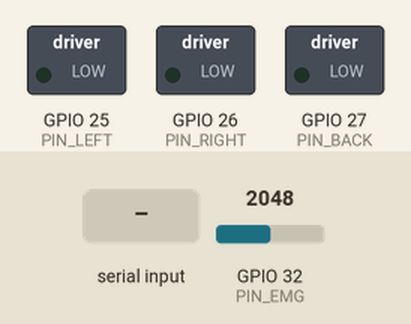
Bench run of a sketch on a simulated ESP32. Shown: switched loads named in the sketch (green lamp = pin HIGH). Inputs (shaded band) come from the test bench; at power-on: GPIO 32 (PIN_EMG) = 2048 (analog values on the 0–4095 scale). WiFi joins after 1.5 s; servers stay silent unless stated; what the sketch prints to the serial monitor is not drawn.

Above: at 1.58 s.
At 2.7 s:
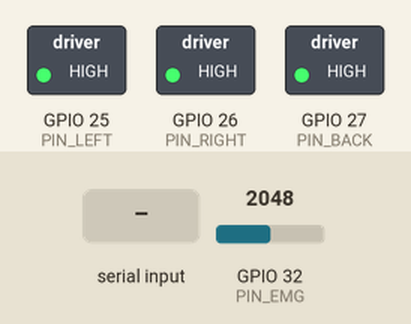
2.8 s: "S" received over Serial
Timing chart, 0 to 5.8 s (numbered marks = the images above; inputs shaded):
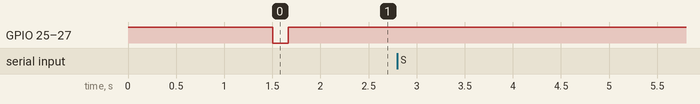

The sketch:

rex_esp32.ino
```cpp
// Rex: one ESP32 (T-Display) for the EMG armband AND the haptic vest.
//
// Wiring (see the wiring diagram):
//   MyoWare 2.0  VIN -> 3V   GND -> GND   ENV -> GPIO 32   (RECT and RAW unused)
//   Relay board  IN1 -> GPIO 25 (left)   IN2 -> GPIO 26 (right)   IN3 -> GPIO 27 (back)
//                GND -> GND   VCC -> 5V   (motor battery stays separate)
//
// Network (UDP, both directions on the same Wi-Fi):
//   ESP32 -> game  port 5005  text "0.000" .. "1.000"  raw muscle level, about 50 per second
//                             (the game does the relax / flex calibration)
//   game  -> ESP32 port 5006  text "L,200" / "R,200" / "F,200"  side + strength 0..255
//                             L = left motor, R = right motor, F (hit from the front) = all three
//
// Arduino IDE: board "ESP32 Dev Module" (or the LilyGO T-Display entry), no extra libraries needed.
// Open Serial Monitor at 115200 to see the IP address and every hit.

#include <WiFi.h>
#include <WiFiUdp.h>

// ---------------------------------------------------------------- settings
const char* WIFI_NAME     = "zh";   // <- Halar's hotspot name (2.4 GHz)
const char* WIFI_PASSWORD = "halar2008";     // <- its password

const int  PIN_EMG   = 32;
const int  PIN_LEFT  = 25;
const int  PIN_RIGHT = 26;
const int  PIN_BACK  = 27;

// Most cheap relay boards switch ON when the input pin goes LOW. If the motors buzz
// at power-up and stop when hit, change this to false.
const bool RELAY_ACTIVE_LOW = true;

// Relays are on/off only, so a stronger hit = a longer buzz.
const int  BUZZ_MIN_MS = 120;   // weakest hit
const int  BUZZ_MAX_MS = 400;   // strongest hit

const int  PORT_EMG  = 5005;
const int  PORT_VEST = 5006;
const int  EMG_SEND_EVERY_MS = 20;   // 50 Hz
// ----------------------------------------------------------------

WiFiUDP udpVest;   // listens for hits
WiFiUDP udpEmg;    // sends the muscle level
IPAddress gameIp;  // learned from the game's packets (it pings once a second); until then the EMG value is broadcast
uint16_t gamePort = PORT_EMG;
bool haveGameIp = false;

const int motorPins[3] = { PIN_LEFT, PIN_RIGHT, PIN_BACK };
unsigned long motorOffAt[3] = { 0, 0, 0 };
bool motorOn[3] = { false, false, false };

float emgSmooth = 0;
unsigned long nextEmgSend = 0;
unsigned long lastWifiCheck = 0;

void setMotor(int i, bool on)
{
  motorOn[i] = on;
  digitalWrite(motorPins[i], (on ^ RELAY_ACTIVE_LOW) ? HIGH : LOW);
}

void buzz(int i, int strength)
{
  strength = constrain(strength, 0, 255);
  if (strength == 0) return;
  unsigned long ms = BUZZ_MIN_MS + (unsigned long)(BUZZ_MAX_MS - BUZZ_MIN_MS) * strength / 255;
  setMotor(i, true);
  unsigned long off = millis() + ms;
  if (off > motorOffAt[i]) motorOffAt[i] = off;   // a new hit can only make a buzz longer
}

void connectWifi()
{
  Serial.printf("Connecting to %s", WIFI_NAME);
  WiFi.mode(WIFI_STA);
  WiFi.setSleep(false);   // lower, steadier latency
  WiFi.begin(WIFI_NAME, WIFI_PASSWORD);
  unsigned long giveUp = millis() + 15000;
  while (WiFi.status() != WL_CONNECTED && millis() < giveUp) { delay(250); Serial.print("."); }
  Serial.println();
  if (WiFi.status() == WL_CONNECTED)
  {
    Serial.print("Connected. ESP32 IP: ");
    Serial.println(WiFi.localIP());
    udpVest.begin(PORT_VEST);
    // little "I'm alive" buzz on all three motors
    for (int i = 0; i < 3; i++) buzz(i, 40);
  }
  else Serial.println("Wi-Fi not found, will retry. Check WIFI_NAME / WIFI_PASSWORD and that the hotspot is 2.4 GHz.");
}

void setup()
{
  Serial.begin(115200);
  for (int i = 0; i < 3; i++) { pinMode(motorPins[i], OUTPUT); setMotor(i, false); }
  analogReadResolution(12);
  analogSetPinAttenuation(PIN_EMG, ADC_11db);   // full 0..3.3 V range
  connectWifi();
}

void handleHits()
{
  int size = udpVest.parsePacket();
  while (size > 0)
  {
    char buf[32];
    int n = udpVest.read(buf, sizeof(buf) - 1);
    buf[n > 0 ? n : 0] = 0;
    // Always answer to the address AND port the game talks from: the EMG data then counts as a reply,
    // which Windows Firewall lets through without an extra rule.
    IPAddress from = udpVest.remoteIP();
    uint16_t fromPort = udpVest.remotePort();
    if (!haveGameIp || from != gameIp || fromPort != gamePort)
    {
      gameIp = from; gamePort = fromPort; haveGameIp = true;
      Serial.printf("Game found at %s port %u\n", gameIp.toString().c_str(), gamePort);
    }

    char side = buf[0];
    int strength = 200;
    char* comma = strchr(buf, ',');
    if (comma) strength = atoi(comma + 1);

    if      (side == 'L') buzz(0, strength);
    else if (side == 'R') buzz(1, strength);
    else if (side == 'F') { buzz(0, strength); buzz(1, strength); buzz(2, strength); }   // bite from the front: whole vest
    else if (side == 'B') buzz(2, strength);
    if (side != 'P') Serial.printf("hit %s\n", buf);   // 'P' is the game's once-a-second "I'm here" ping

    size = udpVest.parsePacket();
  }
}

void updateMotors()
{
  unsigned long now = millis();
  for (int i = 0; i < 3; i++)
    if (motorOn[i] && (long)(now - motorOffAt[i]) >= 0) setMotor(i, false);
}

void sendEmg()
{
  unsigned long now = millis();
  if ((long)(now - nextEmgSend) < 0) return;
  nextEmgSend = now + EMG_SEND_EVERY_MS;

  // average a few samples to calm the ADC noise
  long sum = 0;
  for (int i = 0; i < 8; i++) sum += analogRead(PIN_EMG);
  float v = (sum / 8.0f) / 4095.0f;
  emgSmooth += (v - emgSmooth) * 0.35f;

  char msg[12];
  snprintf(msg, sizeof(msg), "%.3f", emgSmooth);
  // sent from the vest socket (port 5006) so it travels back on the same conversation the game started
  if (haveGameIp) udpVest.beginPacket(gameIp, gamePort);
  else            udpVest.beginPacket(IPAddress(255, 255, 255, 255), PORT_EMG);
  udpVest.print(msg);
  udpVest.endPacket();
}

// Type "s" + Enter in Serial Monitor (115200) for a status report.
void printStatus()
{
  Serial.println("----- status -----");
  if (WiFi.status() == WL_CONNECTED)
  {
    Serial.printf("Wi-Fi: CONNECTED to %s, signal %d dBm\n", WIFI_NAME, WiFi.RSSI());
    Serial.print("ESP32 IP: "); Serial.println(WiFi.localIP());
  }
  else Serial.printf("Wi-Fi: NOT connected (trying %s)\n", WIFI_NAME);
  if (haveGameIp) Serial.printf("Game (laptop) found at: %s port %u\n", gameIp.toString().c_str(), gamePort);
  else Serial.println("Game: not heard from yet (start Play in Unity)");
  Serial.printf("EMG pin %d level: %.3f (raw %d of 4095)\n", PIN_EMG, emgSmooth, analogRead(PIN_EMG));
  Serial.println("------------------");
}

void loop()
{
  updateMotors();
  while (Serial.available())
  {
    char c = Serial.read();
    if (c == 's' || c == 'S') printStatus();
  }

  if (WiFi.status() != WL_CONNECTED)
  {
    for (int i = 0; i < 3; i++) setMotor(i, false);   // never leave a motor stuck on
    if (millis() - lastWifiCheck > 5000) { lastWifiCheck = millis(); WiFi.disconnect(); connectWifi(); }
    return;
  }

  handleHits();
  sendEmg();
}
```

Measured:
- after the input at 2.8 s, every drawn part: stays the same
